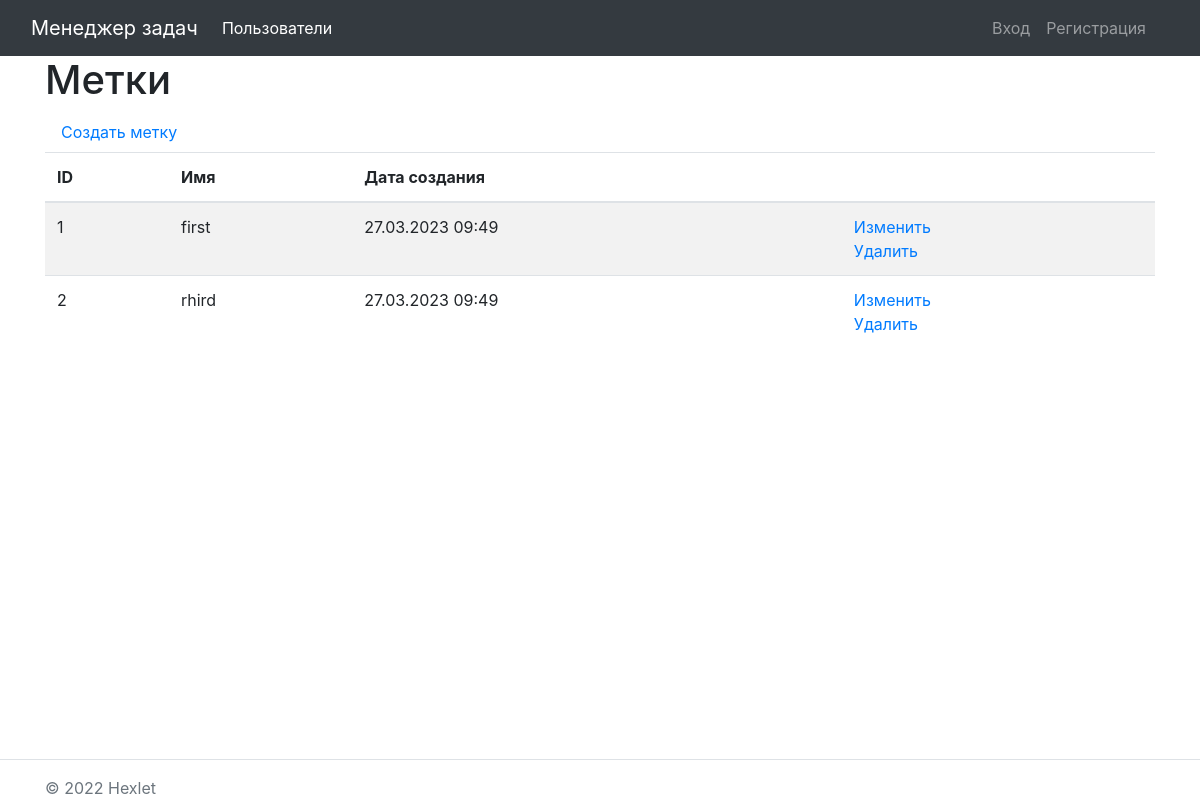
Before: /labels/ with the older database file.
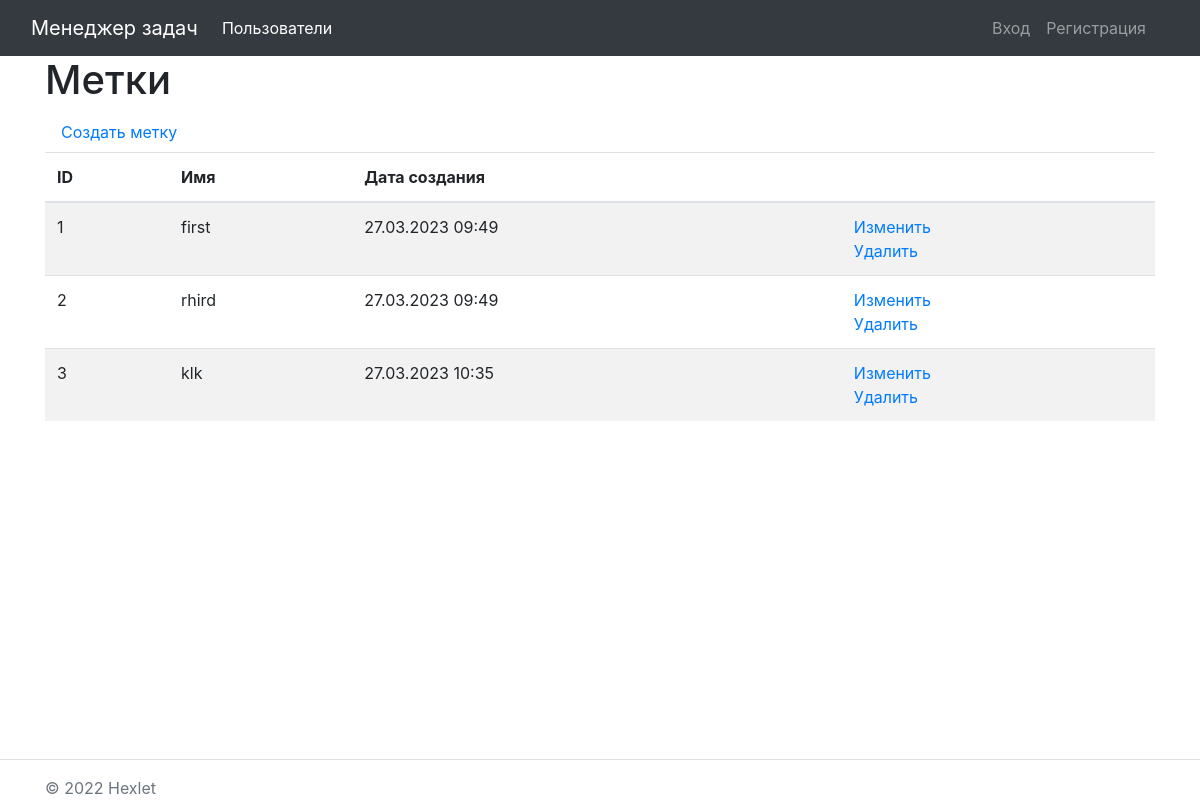
After: the same page with the newer database file.
### task_manager/labels/models.py (models this page shows, shortened)
class Label(models.Model):
    name = models.CharField(max_length=200, verbose_name="Имя")
    created_at = models.DateTimeField(auto_now=True)
    class Meta:
        verbose_name = _('Меткa')
        verbose_name_plural = _('Метки')

### task_manager/labels/views.py (the view)
# urls.py: path('', LabelListView.as_view(), name='label_list')
class LabelListView(ListView):
    model = Label
    tempalte_name = 'labels/list.html'

### task_manager/labels/templates/labels/label_list.html
{% extends 'base.html' %}
{% block content %}
    <h1>Метки</h1>
    <a class="nav-link" href="{% url 'label_create' %}">Создать метку</a>
    <table class="table table-striped">
        <thead>
            <tr>
                <th>ID</th>
                <th>Имя</th>
                <th>Дата создания</th>
                <th></th>
            </tr>
        </thead>
        <tbody>
            {% for label in object_list %}
            <tr>
                <td>{{ label.id }}</td>
                <td>{{ label.name }}</td>
                <td>{{ label.created_at|date:"d.m.Y H:i" }}</td>
                <td>
                    <a href="{% url 'label_update' label.id %}">Изменить</a>
                    <br>
                    <a href="{% url 'label_delete' label.id %}">Удалить</a>
                </td>
            </tr>
            {% endfor %}
        </tbody>
    </table>
{% endblock content %}

Changed rows visible on the page:
added Label: id "3", name "klk", created_at "27.03.2023 10:35"
